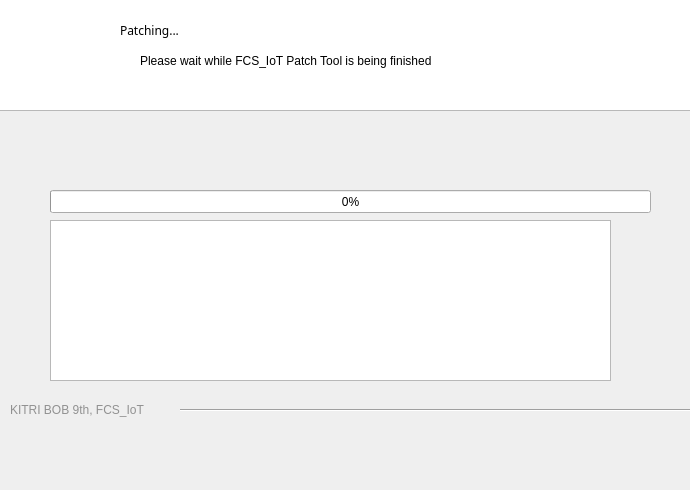
<?xml version="1.0" encoding="UTF-8"?>
<ui version="4.0">
 <class>Dialog</class>
 <widget class="QDialog" name="Dialog">
  <property name="geometry">
   <rect>
    <x>0</x>
    <y>0</y>
    <width>690</width>
    <height>490</height>
   </rect>
  </property>
  <property name="minimumSize">
   <size>
    <width>690</width>
    <height>490</height>
   </size>
  </property>
  <property name="maximumSize">
   <size>
    <width>690</width>
    <height>490</height>
   </size>
  </property>
  <property name="windowTitle">
   <string>FCS_IoT Patch Tool v.1.0</string>
  </property>
  <widget class="QProgressBar" name="pbar">
   <property name="geometry">
    <rect>
     <x>50</x>
     <y>190</y>
     <width>601</width>
     <height>23</height>
    </rect>
   </property>
   <property name="layoutDirection">
    <enum>Qt::LeftToRight</enum>
   </property>
   <property name="inputMethodHints">
    <set>Qt::ImhNone</set>
   </property>
   <property name="value">
    <number>0</number>
   </property>
   <property name="orientation">
    <enum>Qt::Horizontal</enum>
   </property>
  </widget>
  <widget class="QListWidget" name="listWidget">
   <property name="geometry">
    <rect>
     <x>-10</x>
     <y>-20</y>
     <width>701</width>
     <height>131</height>
    </rect>
   </property>
  </widget>
  <widget class="QLabel" name="label_logo">
   <property name="geometry">
    <rect>
     <x>10</x>
     <y>-10</y>
     <width>101</width>
     <height>111</height>
    </rect>
   </property>
   <property name="text">
    <string>&lt;html&gt;&lt;head/&gt;&lt;body&gt;&lt;p&gt;&lt;img src=&quot;:/newPrefix/100.png&quot;/&gt;&lt;/p&gt;&lt;/body&gt;&lt;/html&gt;</string>
   </property>
  </widget>
  <widget class="QLabel" name="label_6">
   <property name="geometry">
    <rect>
     <x>120</x>
     <y>10</y>
     <width>381</width>
     <height>41</height>
    </rect>
   </property>
   <property name="font">
    <font>
     <family>Arial Rounded MT Bold</family>
     <pointsize>9</pointsize>
     <weight>50</weight>
     <italic>false</italic>
     <bold>false</bold>
    </font>
   </property>
   <property name="styleSheet">
    <string notr="true">
font: 9pt &quot;Arial Rounded MT Bold&quot;;</string>
   </property>
   <property name="text">
    <string>Patching...</string>
   </property>
   <property name="alignment">
    <set>Qt::AlignLeading|Qt::AlignLeft|Qt::AlignVCenter</set>
   </property>
  </widget>
  <widget class="QLabel" name="label_7">
   <property name="geometry">
    <rect>
     <x>140</x>
     <y>40</y>
     <width>461</width>
     <height>41</height>
    </rect>
   </property>
   <property name="font">
    <font>
     <family>Arial</family>
     <pointsize>9</pointsize>
     <weight>9</weight>
     <italic>false</italic>
     <bold>false</bold>
    </font>
   </property>
   <property name="styleSheet">
    <string notr="true">font: 75 9pt &quot;Arial&quot;;</string>
   </property>
   <property name="text">
    <string>Please wait while FCS_IoT Patch Tool is being finished</string>
   </property>
   <property name="alignment">
    <set>Qt::AlignLeading|Qt::AlignLeft|Qt::AlignVCenter</set>
   </property>
  </widget>
  <widget class="QLabel" name="label_2">
   <property name="geometry">
    <rect>
     <x>10</x>
     <y>400</y>
     <width>171</width>
     <height>21</height>
    </rect>
   </property>
   <property name="styleSheet">
    <string notr="true">QPalette textPalette;
textPalette.setBrush( QPalette::WindowText, QBrush( QColor(211, 211, 211 )));
m_pTextLabel-&gt;setPalette( textPalette );</string>
   </property>
   <property name="text">
    <string>&lt;html&gt;&lt;head/&gt;&lt;body&gt;&lt;p&gt;&lt;span style=&quot; color:#919191;&quot;&gt;KITRI BOB 9th, FCS_IoT&lt;/span&gt;&lt;/p&gt;&lt;/body&gt;&lt;/html&gt;</string>
   </property>
  </widget>
  <widget class="Line" name="line">
   <property name="geometry">
    <rect>
     <x>180</x>
     <y>400</y>
     <width>511</width>
     <height>20</height>
    </rect>
   </property>
   <property name="orientation">
    <enum>Qt::Horizontal</enum>
   </property>
  </widget>
  <widget class="QTextBrowser" name="tb">
   <property name="geometry">
    <rect>
     <x>50</x>
     <y>220</y>
     <width>561</width>
     <height>161</height>
    </rect>
   </property>
  </widget>
 </widget>
 <resources/>
 <connections/>
</ui>
